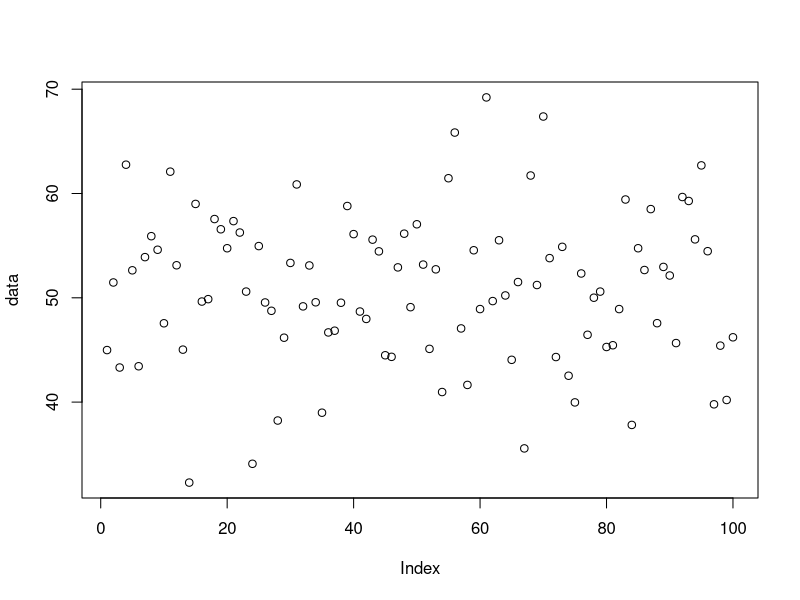
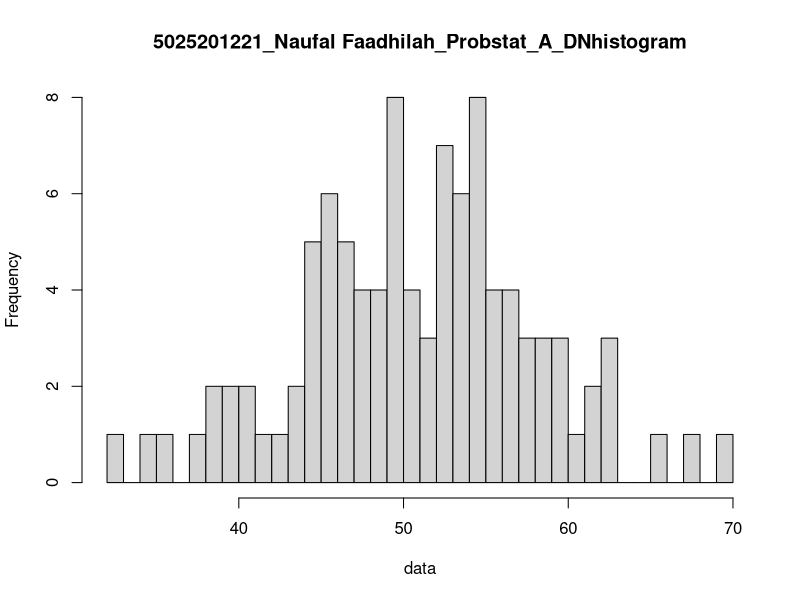

Source code (R) for these figures, in order:
# 6a

n = 100
mean = 50
standardeviasi = 8

set.seed(1)
data <- rnorm(n, mean, standardeviasi)
summary(data)

x1 = runif(1, min = min(data), max = mean)
x2 = runif(1, min = mean, max = max(data))

pnorm(x1, mean, standardeviasi)
pnorm(x2, mean, standardeviasi)

pnorm(x1, mean, standardeviasi) - pnorm(x2, mean, standardeviasi)
plot(data)

# 6b

hist(data, 50, main = "5025201221_Naufal Faadhilah_Probstat_A_DNhistogram")

# 6c

(sd(data)) ^ 2